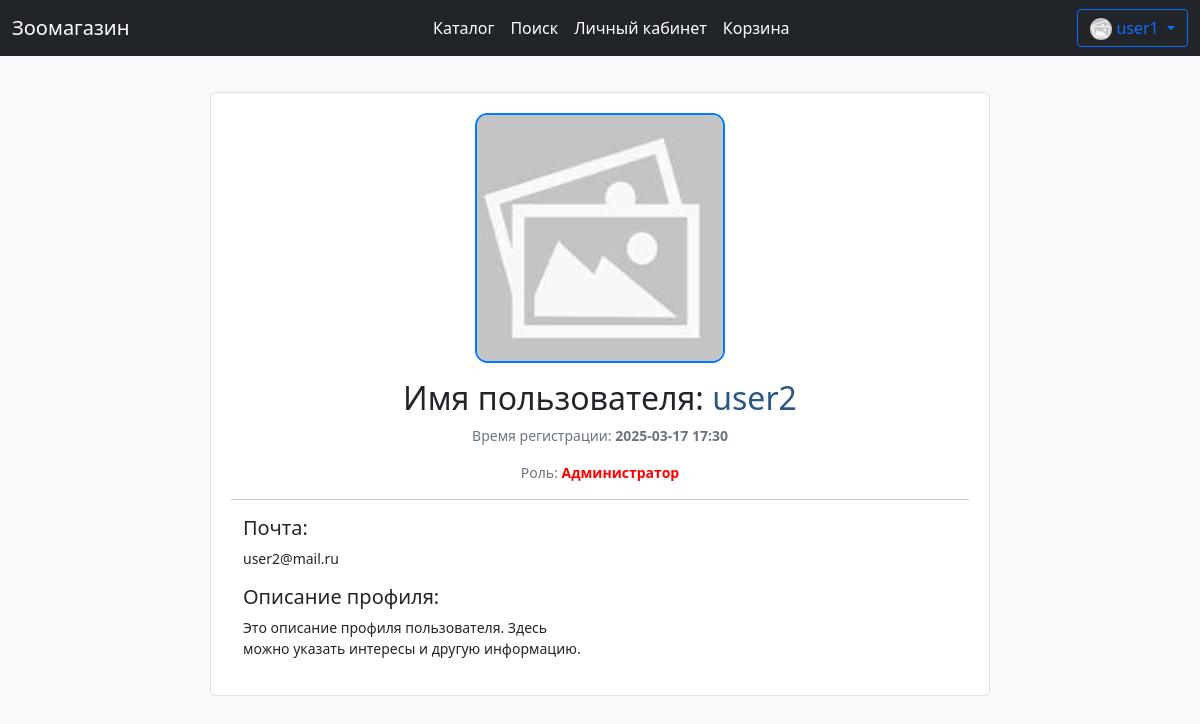
The app's page /profile/2 (signed in), older data.
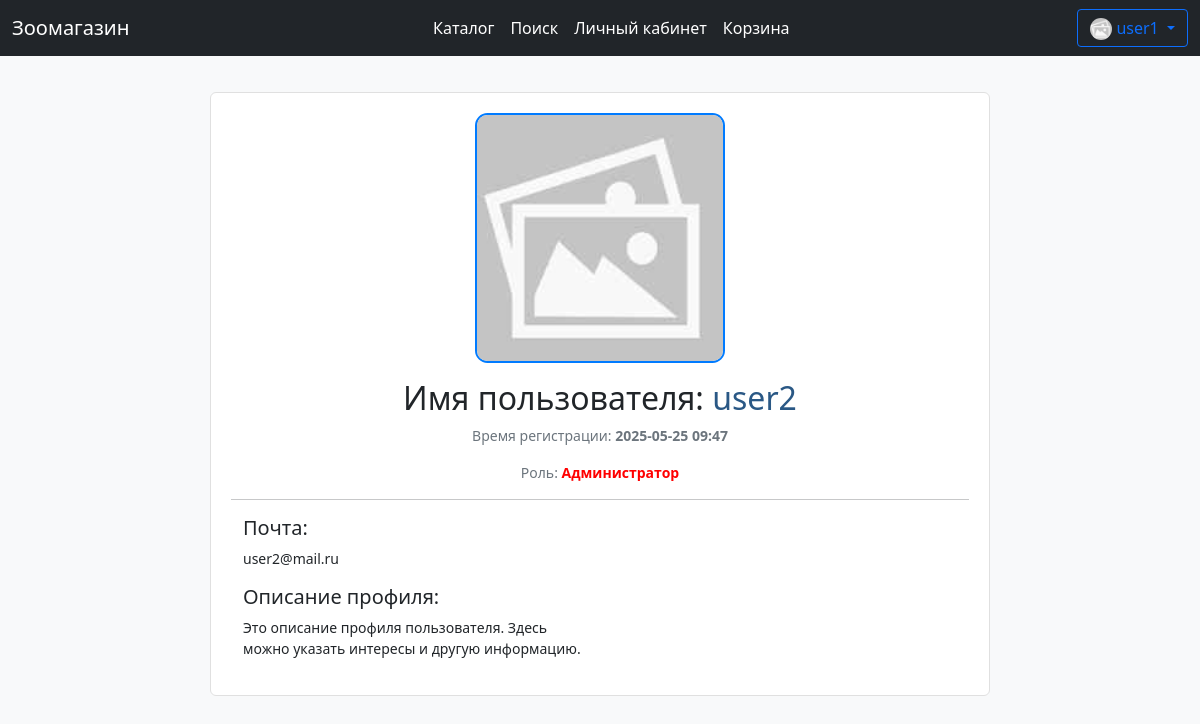
The same page, newer data.
### data/user.py (models this page shows, shortened)
class User(SqlAlchemyBase, UserMixin, SerializerMixin):
    __tablename__ = 'users'
    id = sqlalchemy.Column(
        sqlalchemy.Integer, autoincrement=True,
        primary_key=True, nullable=False)
    name = sqlalchemy.Column(sqlalchemy.String, nullable=False)
    email = sqlalchemy.Column(
        sqlalchemy.String, index=True, unique=True, nullable=True)
    hashed_password = sqlalchemy.Column(
        sqlalchemy.String, nullable=False)
    role_id = sqlalchemy.Column(
        sqlalchemy.Integer, sqlalchemy.ForeignKey('roles.id'), default=2)
    balance = sqlalchemy.Column(sqlalchemy.Integer, default=0)
    about = sqlalchemy.Column(
        sqlalchemy.String,
        default="Это описание профиля пользователя. Здесь можно указать интересы и другую информацию.")
    profile_img_path = sqlalchemy.Column(sqlalchemy.String, default='static/imgs/noimg.jpg')
    time = sqlalchemy.Column(sqlalchemy.DateTime, default=datetime.now)
    role = orm.relation('Role')

### main.py (the view)
@app.route('/profile/<int:user_id>')
def profile(user_id):
    session = db_session.create_session()
    user = session.query(User).filter(User.id == user_id).first()
    role = session.query(Role).filter(Role.id == user.role_id).first()
    return render_template('user_profile.html', user=user, role=role)

### data/db_session.py (called while the page is built)
def create_session() -> Session:
    global __factory
    return __factory()

### main.py (called while the page is built)
@login_manager.user_loader
def load_user(user_id):
    session = db_session.create_session()
    return session.query(User).get(user_id)

### templates/user_profile.html (shortened to what this page needs)
{% extends "base.html" %}
{% block content %}
<div style="margin: auto;margin-top: 3%;padding: 20px;font-size: 14px;background-color: #fff;border: 1px solid #e0e0e0;border-radius: 6px 6px 6px 6px; max-width: 780px">
    <div class="text-center">
        <img src="/{{ user.profile_img_path }}" class="avatar mb-3" width="auto" height="250px" style="max-width: 400px"
             alt="Фото пользователя" onerror="this.src='/static/imgs/noimg.jpg'; this.alt='noimg.jpg';">
        <h2>Имя пользователя: <span style="color:#2a5885;">{{ user.name }}</span></h2>
        <p class="text-muted">Время регистрации: <strong>{{ user.time.strftime("%Y-%m-%d %H:%M") }} </strong></p>
        <p class="text-muted">
            {% if role.id == 1 %}
            Роль: <strong style="color: red">{{ role.role }}</strong>
            {% else %}
            Роль: <strong style="color: blue">{{ role.role }}</strong>
            {% endif %}
        </p>
    </div>
    <hr>
    <div class="row" style="margin: auto">
        <div class="col-md-6">
            <h5>Почта:</h5>
            <p>{{ user.email }}</p>
            <h5>Описание профиля:</h5>
            <p>{{ user.about }}</p>
        </div>
    </div>
</div>
{% endblock %}

Row changes from the older to the newer data that the page shows:
changed User "user2": time "2025-03-17 17:30" → "2025-05-25 09:47"
